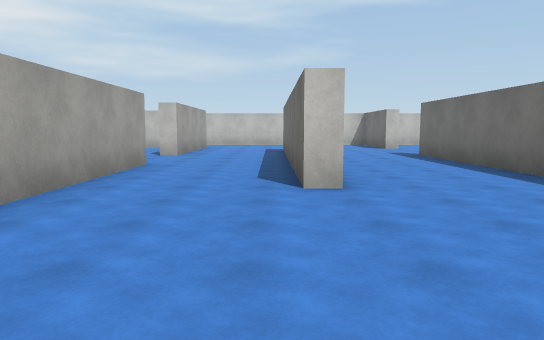
View 1 (above)

16 first-person views from a walk through a Unity game level. The camera is 1.5 m above the floor, tilts 6° down and sees 70° across. The floor is counted in squares, 2 m on a side. Each view is taken from the middle of a square. On the plan, view 1 faces up. The plan holds only what a view shows up to about 12 squares ahead; the rest is blank. The place goes on beyond the plan. The player is left out. Surface patterns are stand-ins for the level's own textures.

View 2
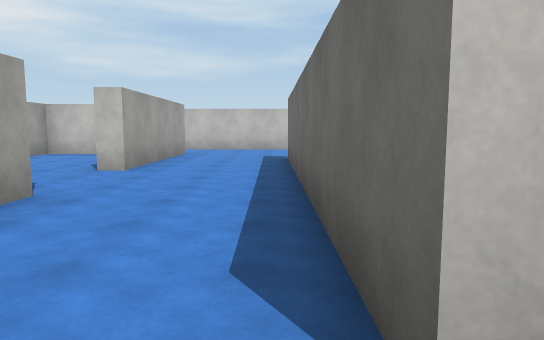

View 3
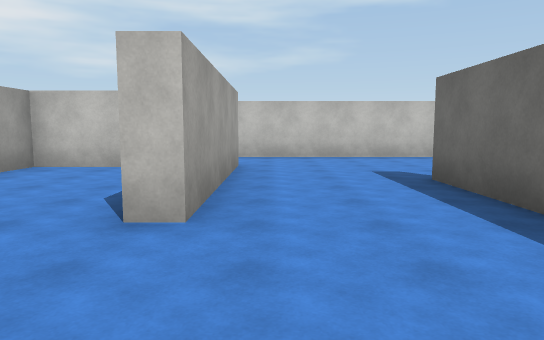

View 4
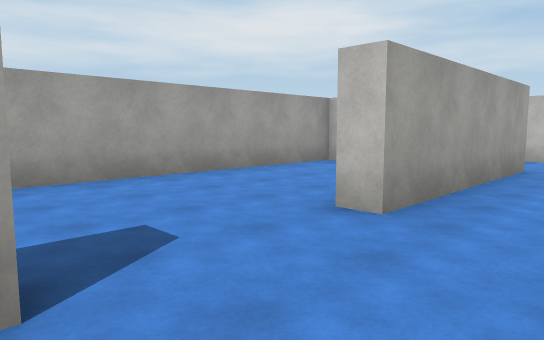

View 5
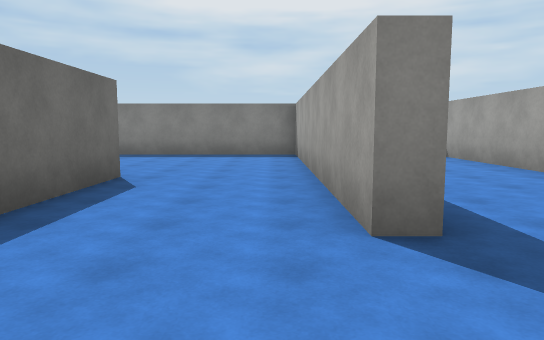

View 6
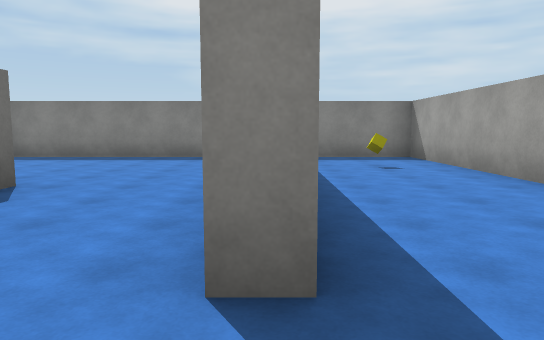

View 7
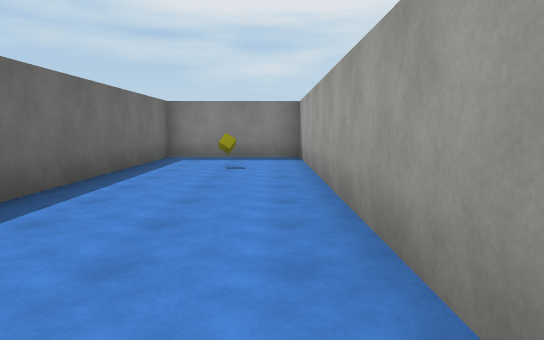

View 8
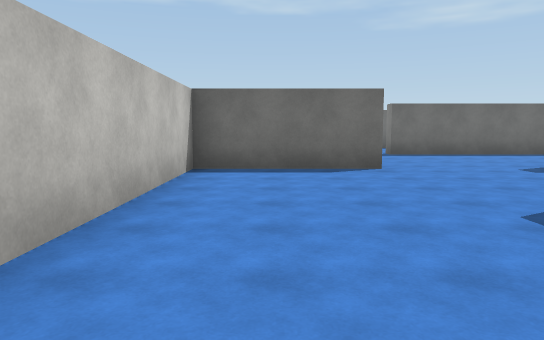

View 9
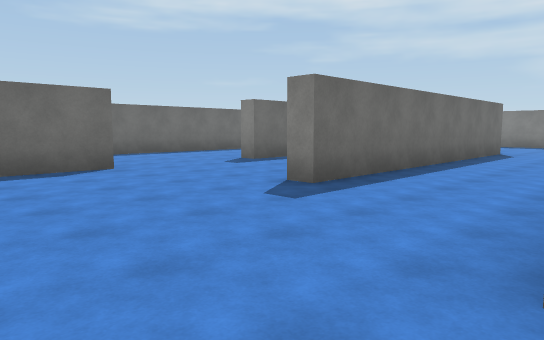

View 10
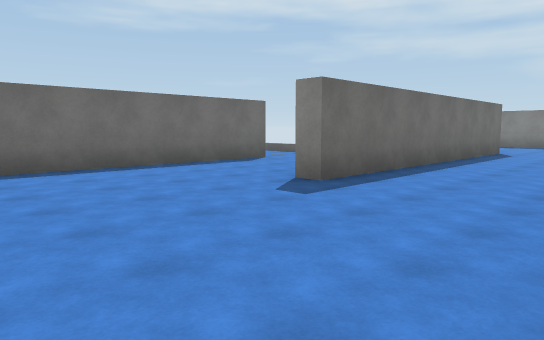

View 11
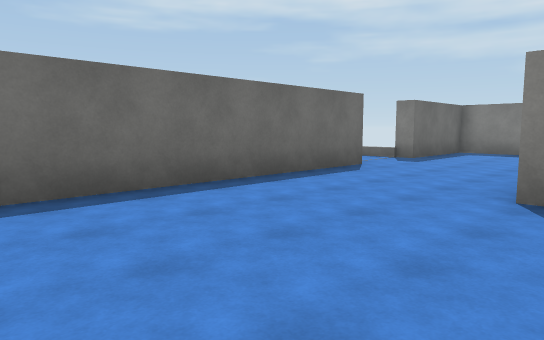

View 12
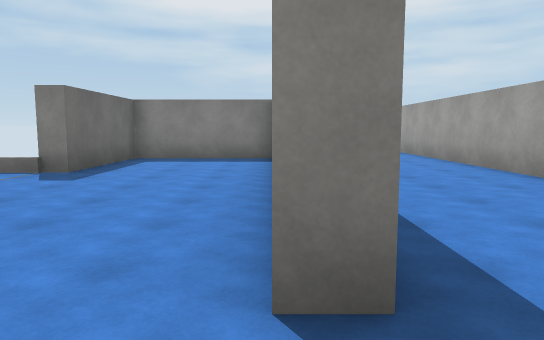

View 13
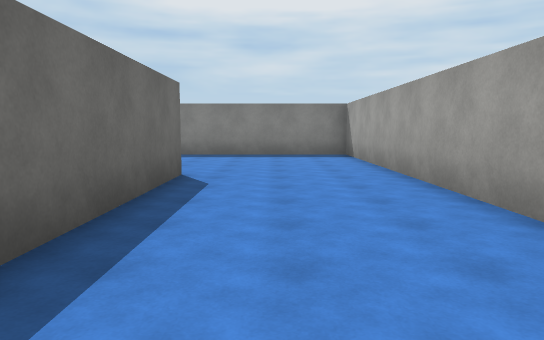

View 14
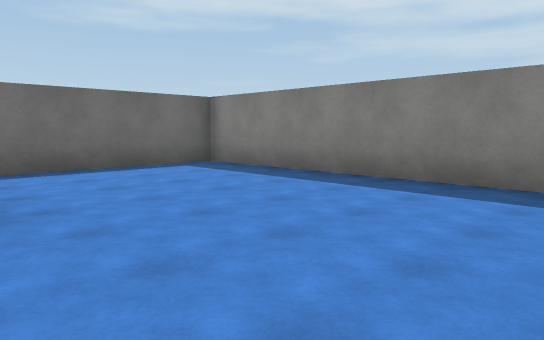

View 15
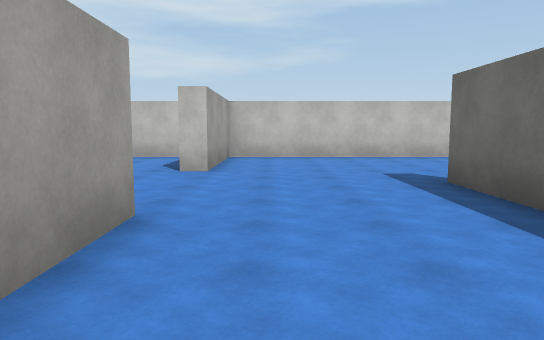

View 16
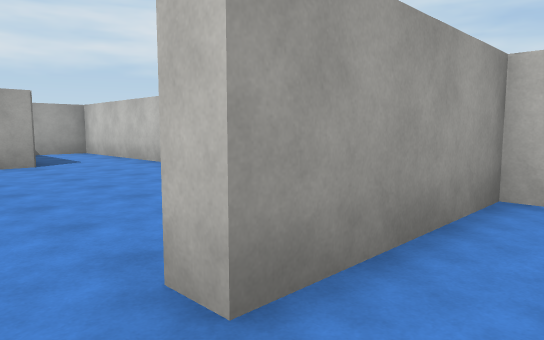

### Floor plan
Points are (right, up) in squares from view 1. A wall is a line through its corners. A room is listed if a view was taken in it or the views show most of it. See-through windows are left out.
Room 1 (views 1, 2, 3, 4, 5, 6, 7, 8, 9)
walls: (-3.2, 8.3) (-2.7, 8.3) (-2.7, -0.5) (4, -0.5); (1, 4.9) (0.4, 4.9) (0.4, 13.8) (1, 13.8); (-2.7, 16.1) (-2.7, 11.1) (-3.2, 11.1); (-5, 15.7) (-6.8, 15.7) (-6.8, -0.5) (-3.2, -0.5) (-3.2, 6.1); (4.3, 14.9) (4.3, 18.5) (-6.8, 18.5) (-6.8, 17)
ways out: opening at (2, 3.3) to room 2; opening at (2.3, 14) to room 2
objects: yellow cube (-5, 2)
Room 2 (views 10, 11, 12, 13, 14, 15, 16)
walls: (9, 4.9) (12.5, 4.9) (12.5, 8.3) (13.5, 8.3); (8.5, 4.5) (8.5, 13.5) (9, 13.5); (4.3, 6.1) (4.3, 11.3) (4.8, 11.3) (4.8, -0.5) (12.5, -0.5) (12.5, 3.8); (12.5, 10.6) (12.5, 17.2); (10.9, 18.5) (4.8, 18.5) (4.8, 14.9) (4.3, 14.9)
ways out: opening at (2, 3.3) to room 1; opening at (2.3, 14) to room 1; gap at (13, 8); gap at (13, 11)

Where each view was taken, in squares from view 1:
view 1: 0 up, 0 right, facing up
view 2: 4 up, 0 right, facing up
view 3: 8 up, 2 left, facing up
view 4: 8 up, 1 left, facing up-left
view 5: 11 up, 2 left, facing down
view 6: 10 up, 3 left, facing down
view 7: 10 up, 6 left, facing down
view 8: 17 up, 3 left, facing right
view 9: 18 up, 3 left, facing down-right
view 10: 18 up, 5 right, facing down-right
view 11: 18 up, 8 right, facing down-right
view 12: 15 up, 9 right, facing down
view 13: 11 up, 7 right, facing down
view 14: 5 up, 5 right, facing down-right
view 15: 8 up, 6 right, facing up
view 16: 14 up, 6 right, facing up-left
